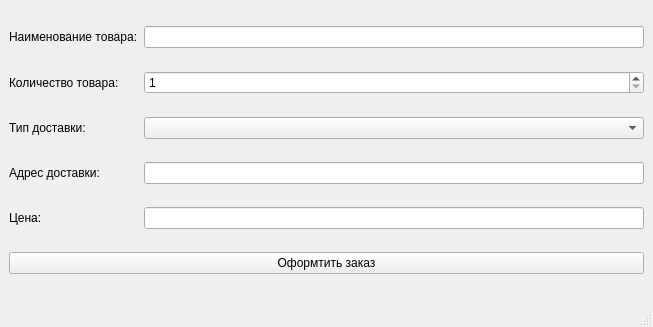
<?xml version="1.0" encoding="UTF-8"?>
<ui version="4.0">
 <class>MakeOrder</class>
 <widget class="QMainWindow" name="MakeOrder">
  <property name="geometry">
   <rect>
    <x>0</x>
    <y>0</y>
    <width>653</width>
    <height>327</height>
   </rect>
  </property>
  <property name="windowTitle">
   <string>MainWindow</string>
  </property>
  <widget class="QWidget" name="centralwidget">
   <layout class="QGridLayout" name="gridLayout">
    <item row="0" column="0">
     <widget class="QLabel" name="label">
      <property name="text">
       <string>Наименование товара:</string>
      </property>
     </widget>
    </item>
    <item row="0" column="1">
     <widget class="QLineEdit" name="lineEditName">
      <property name="readOnly">
       <bool>true</bool>
      </property>
     </widget>
    </item>
    <item row="1" column="0">
     <widget class="QLabel" name="label_2">
      <property name="text">
       <string>Количество товара:</string>
      </property>
     </widget>
    </item>
    <item row="1" column="1">
     <widget class="QSpinBox" name="spinBox">
      <property name="minimum">
       <number>1</number>
      </property>
     </widget>
    </item>
    <item row="2" column="0">
     <widget class="QLabel" name="label_3">
      <property name="text">
       <string>Тип доставки:</string>
      </property>
     </widget>
    </item>
    <item row="2" column="1">
     <widget class="QComboBox" name="comboBox"/>
    </item>
    <item row="3" column="0">
     <widget class="QLabel" name="label_5">
      <property name="text">
       <string>Адрес доставки:</string>
      </property>
     </widget>
    </item>
    <item row="3" column="1">
     <widget class="QLineEdit" name="lineEditAddress">
      <property name="readOnly">
       <bool>false</bool>
      </property>
     </widget>
    </item>
    <item row="4" column="0">
     <widget class="QLabel" name="label_4">
      <property name="text">
       <string>Цена:</string>
      </property>
     </widget>
    </item>
    <item row="4" column="1">
     <widget class="QLineEdit" name="lineEditPrice">
      <property name="readOnly">
       <bool>true</bool>
      </property>
     </widget>
    </item>
    <item row="5" column="0" colspan="2">
     <widget class="QPushButton" name="pushButtonOrder">
      <property name="text">
       <string>Оформтить заказ</string>
      </property>
     </widget>
    </item>
   </layout>
  </widget>
  <widget class="QMenuBar" name="menubar">
   <property name="geometry">
    <rect>
     <x>0</x>
     <y>0</y>
     <width>653</width>
     <height>37</height>
    </rect>
   </property>
  </widget>
  <widget class="QStatusBar" name="statusbar"/>
 </widget>
 <resources/>
 <connections/>
</ui>
